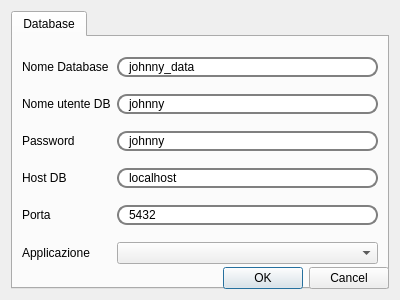
<?xml version="1.0" encoding="UTF-8"?>
<ui version="4.0">
 <class>settingsUi</class>
 <widget class="QDialog" name="settingsUi">
  <property name="geometry">
   <rect>
    <x>0</x>
    <y>0</y>
    <width>400</width>
    <height>300</height>
   </rect>
  </property>
  <property name="windowTitle">
   <string>Dialog</string>
  </property>
  <layout class="QGridLayout" name="gridLayout_2">
   <item row="0" column="0" rowspan="2" colspan="2">
    <widget class="QTabWidget" name="tabWidget">
     <property name="currentIndex">
      <number>0</number>
     </property>
     <widget class="QWidget" name="tabDatabase">
      <attribute name="title">
       <string>Database</string>
      </attribute>
      <layout class="QGridLayout" name="gridLayout">
       <item row="0" column="0">
        <widget class="QLabel" name="label">
         <property name="text">
          <string>Nome Database</string>
         </property>
        </widget>
       </item>
       <item row="0" column="1">
        <widget class="QLineEdit" name="dbname_text">
         <property name="styleSheet">
          <string notr="true">border: 2px solid gray;
border-radius: 10px;
padding: 0 8px;</string>
         </property>
         <property name="text">
          <string>johnny_data</string>
         </property>
        </widget>
       </item>
       <item row="1" column="0">
        <widget class="QLabel" name="label_2">
         <property name="text">
          <string>Nome utente DB</string>
         </property>
        </widget>
       </item>
       <item row="1" column="1">
        <widget class="QLineEdit" name="username_text">
         <property name="styleSheet">
          <string notr="true">border: 2px solid gray;
border-radius: 10px;
padding: 0 8px;</string>
         </property>
         <property name="text">
          <string>johnny</string>
         </property>
        </widget>
       </item>
       <item row="2" column="0">
        <widget class="QLabel" name="label_3">
         <property name="text">
          <string>Password</string>
         </property>
        </widget>
       </item>
       <item row="2" column="1">
        <widget class="QLineEdit" name="password_text">
         <property name="styleSheet">
          <string notr="true">border: 2px solid gray;
border-radius: 10px;
padding: 0 8px;</string>
         </property>
         <property name="text">
          <string>johnny</string>
         </property>
        </widget>
       </item>
       <item row="3" column="0">
        <widget class="QLabel" name="label_4">
         <property name="text">
          <string>Host DB</string>
         </property>
        </widget>
       </item>
       <item row="3" column="1">
        <widget class="QLineEdit" name="host_text">
         <property name="styleSheet">
          <string notr="true">border: 2px solid gray;
border-radius: 10px;
padding: 0 8px;</string>
         </property>
         <property name="text">
          <string>localhost</string>
         </property>
        </widget>
       </item>
       <item row="4" column="0">
        <widget class="QLabel" name="label_5">
         <property name="text">
          <string>Porta</string>
         </property>
        </widget>
       </item>
       <item row="4" column="1">
        <widget class="QLineEdit" name="port_text">
         <property name="styleSheet">
          <string notr="true">border: 2px solid gray;
border-radius: 10px;
padding: 0 8px;</string>
         </property>
         <property name="text">
          <string>5432</string>
         </property>
        </widget>
       </item>
       <item row="5" column="0">
        <widget class="QLabel" name="label_7">
         <property name="text">
          <string>Applicazione</string>
         </property>
        </widget>
       </item>
       <item row="5" column="1">
        <widget class="QComboBox" name="app_comboBox"/>
       </item>
      </layout>
     </widget>
    </widget>
   </item>
   <item row="1" column="1">
    <widget class="QDialogButtonBox" name="buttonBox">
     <property name="orientation">
      <enum>Qt::Horizontal</enum>
     </property>
     <property name="standardButtons">
      <set>QDialogButtonBox::Cancel|QDialogButtonBox::Ok</set>
     </property>
    </widget>
   </item>
  </layout>
 </widget>
 <resources/>
 <connections>
  <connection>
   <sender>buttonBox</sender>
   <signal>accepted()</signal>
   <receiver>settingsUi</receiver>
   <slot>okPressed()</slot>
   <hints>
    <hint type="sourcelabel">
     <x>248</x>
     <y>254</y>
    </hint>
    <hint type="destinationlabel">
     <x>157</x>
     <y>274</y>
    </hint>
   </hints>
  </connection>
  <connection>
   <sender>buttonBox</sender>
   <signal>rejected()</signal>
   <receiver>settingsUi</receiver>
   <slot>cancelPressed()</slot>
   <hints>
    <hint type="sourcelabel">
     <x>316</x>
     <y>260</y>
    </hint>
    <hint type="destinationlabel">
     <x>286</x>
     <y>274</y>
    </hint>
   </hints>
  </connection>
 </connections>
 <slots>
  <slot>okPressed()</slot>
  <slot>cancelPressed()</slot>
 </slots>
</ui>
